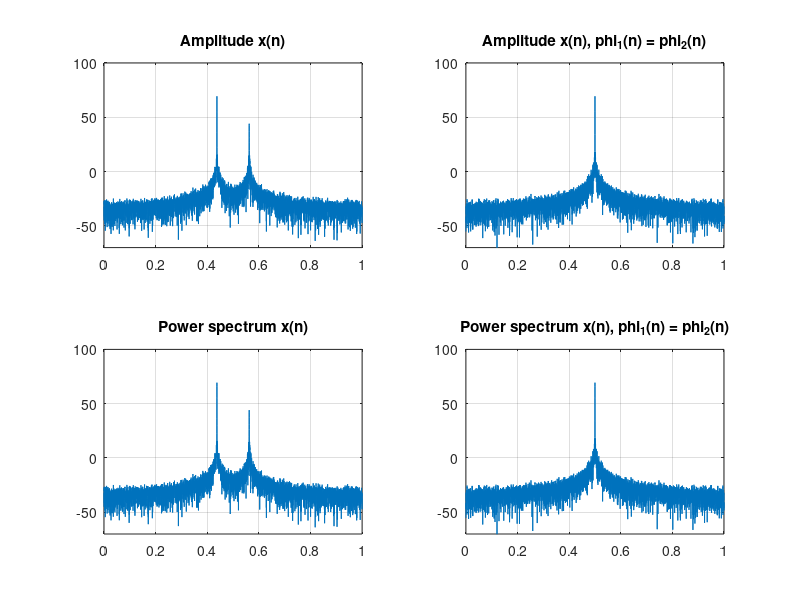

Recreate this plot in MATLAB.
clear;

%% vars
N = 8192;
wcT = 0.125*pi;
delta = 0.001;

%% phase noise
e1 = randn(1, N);
e2 = randn(1, N);
phi1 = zeros(1, N);
phi2 = zeros(1, N);

phi1(1) = delta*e1(1);
phi2(1) = delta*e2(1);
for n = 2:N
    phi1(n) = phi1(n-1) + delta*e1(n);
    phi2(n) = phi2(n-1) + delta*e2(n);
end

%% signal
n = 0:N-1;
x = cos(wcT*n + phi1) - 1i*sin(wcT*n + phi2);

% window
w = blackmanharris(N)';
x_w = x.*w;
X = fft(x_w, N);

%% calculate for e1 = e2
phi = zeros(1, N);
phi(1) = delta*e1(1);
for n = 2:N
    phi(n) = phi(n-1) + delta*e1(n);
end

x_equal = cos(wcT*n + phi) - 1i*sin(wcT*n + phi);
x_equal_w = x_equal.*w;
X_equal = fft(x_equal_w, N);

%% Plotting
f = linspace(0, 1, N);

figure;
subplot(2,2,1);
plot(f, 20*log10(abs(fftshift(X))));
ylim([-70 100]);
title("Amplitude x(n)");
grid on;

subplot(2,2,2);
plot(f, 20*log10(abs(fftshift(X_equal))));
ylim([-70 100]);
title("Amplitude x(n), \phi_1(n) = \phi_2(n)");
grid on;

subplot(2,2,3);
plot(f, 10*log10(abs(fftshift(X)).^2));
ylim([-70 100]);
title("Power spectrum x(n)");
grid on;

subplot(2,2,4);
plot(f, 10*log10(abs(fftshift(X_equal)).^2));
ylim([-70 100]);
title("Power spectrum x(n), \phi_1(n) = \phi_2(n)");
grid on;
